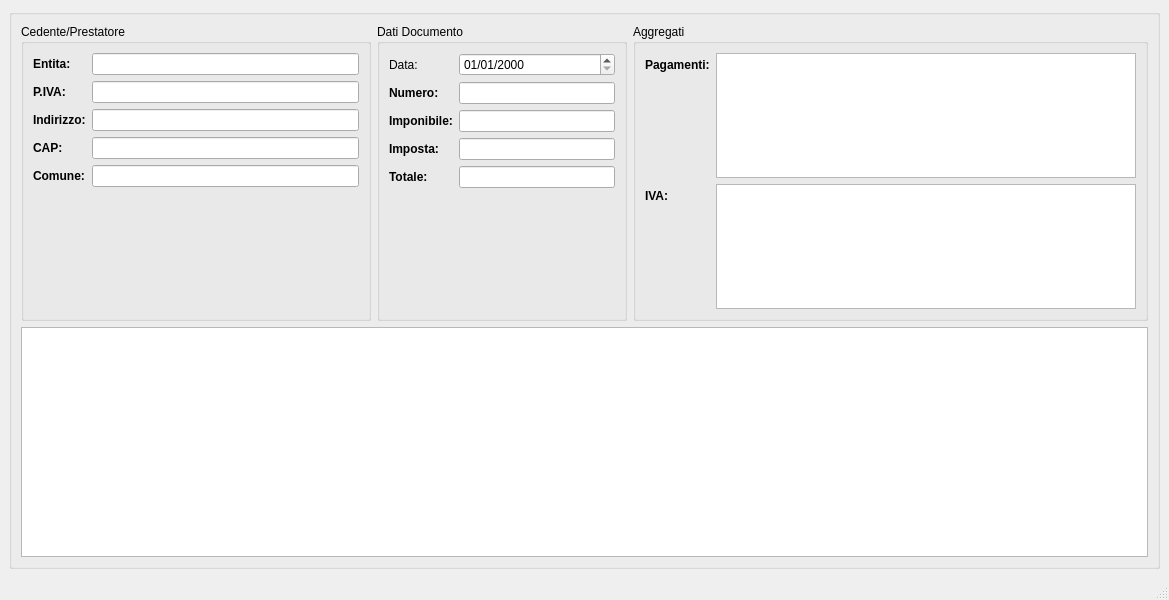
<?xml version="1.0" encoding="UTF-8"?>
<ui version="4.0">
 <class>MainWindow</class>
 <widget class="QMainWindow" name="MainWindow">
  <property name="geometry">
   <rect>
    <x>0</x>
    <y>0</y>
    <width>966</width>
    <height>600</height>
   </rect>
  </property>
  <property name="windowTitle">
   <string>Procurans</string>
  </property>
  <property name="windowIcon">
   <iconset resource="application.qrc">
    <normaloff>:/images/split.png</normaloff>:/images/split.png</iconset>
  </property>
  <widget class="QWidget" name="centralWidget">
   <layout class="QVBoxLayout">
    <property name="spacing">
     <number>6</number>
    </property>
    <property name="leftMargin">
     <number>9</number>
    </property>
    <property name="topMargin">
     <number>9</number>
    </property>
    <property name="rightMargin">
     <number>9</number>
    </property>
    <property name="bottomMargin">
     <number>9</number>
    </property>
    <item>
     <widget class="QGroupBox" name="groupBox">
      <property name="enabled">
       <bool>true</bool>
      </property>
      <property name="title">
       <string/>
      </property>
      <layout class="QVBoxLayout">
       <property name="spacing">
        <number>6</number>
       </property>
       <property name="leftMargin">
        <number>9</number>
       </property>
       <property name="topMargin">
        <number>9</number>
       </property>
       <property name="rightMargin">
        <number>9</number>
       </property>
       <property name="bottomMargin">
        <number>9</number>
       </property>
       <item>
        <layout class="QHBoxLayout" name="horizontalLayout">
         <item>
          <widget class="QGroupBox" name="lheaderGroupBox">
           <property name="sizePolicy">
            <sizepolicy hsizetype="Fixed" vsizetype="Expanding">
             <horstretch>0</horstretch>
             <verstretch>0</verstretch>
            </sizepolicy>
           </property>
           <property name="minimumSize">
            <size>
             <width>350</width>
             <height>0</height>
            </size>
           </property>
           <property name="title">
            <string>Cedente/Prestatore</string>
           </property>
           <property name="alignment">
            <set>Qt::AlignLeading|Qt::AlignLeft|Qt::AlignTop</set>
           </property>
           <layout class="QFormLayout">
            <item row="0" column="0">
             <widget class="QLabel" name="l_entita">
              <property name="text">
               <string>&lt;b&gt;Entita:&lt;/b&gt;</string>
              </property>
             </widget>
            </item>
            <item row="0" column="1">
             <widget class="QLineEdit" name="entitaEdit">
              <property name="enabled">
               <bool>true</bool>
              </property>
              <property name="readOnly">
               <bool>true</bool>
              </property>
             </widget>
            </item>
            <item row="1" column="0">
             <widget class="QLabel" name="l_piva">
              <property name="text">
               <string>&lt;b&gt;P.IVA: &lt;/b&gt;</string>
              </property>
             </widget>
            </item>
            <item row="1" column="1">
             <widget class="QLineEdit" name="pivaEdit">
              <property name="enabled">
               <bool>true</bool>
              </property>
             </widget>
            </item>
            <item row="2" column="0">
             <widget class="QLabel" name="l_indirizzo">
              <property name="text">
               <string>&lt;b&gt;Indirizzo:&lt;/b&gt;</string>
              </property>
             </widget>
            </item>
            <item row="2" column="1">
             <widget class="QLineEdit" name="indirizzoEdit">
              <property name="enabled">
               <bool>true</bool>
              </property>
             </widget>
            </item>
            <item row="3" column="0">
             <widget class="QLabel" name="l_cap">
              <property name="text">
               <string>&lt;b&gt;CAP:&lt;/b&gt;</string>
              </property>
             </widget>
            </item>
            <item row="3" column="1">
             <widget class="QLineEdit" name="capEdit">
              <property name="enabled">
               <bool>true</bool>
              </property>
             </widget>
            </item>
            <item row="4" column="0">
             <widget class="QLabel" name="l_comune">
              <property name="text">
               <string>&lt;b&gt;Comune:&lt;/b&gt;</string>
              </property>
             </widget>
            </item>
            <item row="4" column="1">
             <widget class="QLineEdit" name="comuneEdit">
              <property name="enabled">
               <bool>true</bool>
              </property>
             </widget>
            </item>
           </layout>
          </widget>
         </item>
         <item>
          <widget class="QGroupBox" name="rheaderGroupBox">
           <property name="sizePolicy">
            <sizepolicy hsizetype="Fixed" vsizetype="Expanding">
             <horstretch>0</horstretch>
             <verstretch>0</verstretch>
            </sizepolicy>
           </property>
           <property name="minimumSize">
            <size>
             <width>250</width>
             <height>0</height>
            </size>
           </property>
           <property name="title">
            <string>Dati Documento</string>
           </property>
           <property name="alignment">
            <set>Qt::AlignLeading|Qt::AlignLeft|Qt::AlignTop</set>
           </property>
           <layout class="QFormLayout">
            <item row="0" column="0">
             <widget class="QLabel" name="l_dataemissione">
              <property name="text">
               <string>&lt;b&gt;Data:&lt;/b&gt;</string>
              </property>
             </widget>
            </item>
            <item row="0" column="1">
             <widget class="QDateEdit" name="dataemissioneEdit">
              <property name="enabled">
               <bool>true</bool>
              </property>
              <property name="readOnly">
               <bool>false</bool>
              </property>
              <property name="displayFormat">
               <string>dd/MM/yyyy</string>
              </property>
             </widget>
            </item>
            <item row="1" column="0">
             <widget class="QLabel" name="l_numero">
              <property name="text">
               <string>&lt;b&gt;Numero:&lt;/b&gt;</string>
              </property>
             </widget>
            </item>
            <item row="1" column="1">
             <widget class="QLineEdit" name="numeroEdit">
              <property name="enabled">
               <bool>true</bool>
              </property>
             </widget>
            </item>
            <item row="2" column="0">
             <widget class="QLabel" name="l_imponibile">
              <property name="text">
               <string>&lt;b&gt;Imponibile:&lt;/b&gt;</string>
              </property>
             </widget>
            </item>
            <item row="2" column="1">
             <widget class="QLineEdit" name="imponibileEdit">
              <property name="enabled">
               <bool>true</bool>
              </property>
              <property name="alignment">
               <set>Qt::AlignRight|Qt::AlignTrailing|Qt::AlignVCenter</set>
              </property>
             </widget>
            </item>
            <item row="3" column="0">
             <widget class="QLabel" name="l_imposta">
              <property name="text">
               <string>&lt;b&gt;Imposta:&lt;/b&gt;</string>
              </property>
             </widget>
            </item>
            <item row="3" column="1">
             <widget class="QLineEdit" name="impostaEdit">
              <property name="enabled">
               <bool>true</bool>
              </property>
              <property name="alignment">
               <set>Qt::AlignRight|Qt::AlignTrailing|Qt::AlignVCenter</set>
              </property>
             </widget>
            </item>
            <item row="4" column="0">
             <widget class="QLabel" name="l_totale">
              <property name="text">
               <string>&lt;b&gt;Totale:&lt;/b&gt;</string>
              </property>
             </widget>
            </item>
            <item row="4" column="1">
             <widget class="QLineEdit" name="totaleEdit">
              <property name="enabled">
               <bool>true</bool>
              </property>
              <property name="alignment">
               <set>Qt::AlignRight|Qt::AlignTrailing|Qt::AlignVCenter</set>
              </property>
             </widget>
            </item>
           </layout>
          </widget>
         </item>
         <item>
          <widget class="QGroupBox" name="paymentGroupBox">
           <property name="sizePolicy">
            <sizepolicy hsizetype="Expanding" vsizetype="Expanding">
             <horstretch>0</horstretch>
             <verstretch>0</verstretch>
            </sizepolicy>
           </property>
           <property name="minimumSize">
            <size>
             <width>0</width>
             <height>250</height>
            </size>
           </property>
           <property name="title">
            <string>Aggregati</string>
           </property>
           <property name="alignment">
            <set>Qt::AlignLeading|Qt::AlignLeft|Qt::AlignTop</set>
           </property>
           <layout class="QFormLayout">
            <item row="0" column="0">
             <widget class="QLabel" name="l_payments">
              <property name="text">
               <string>&lt;b&gt;Pagamenti:&lt;/b&gt;</string>
              </property>
             </widget>
            </item>
            <item row="0" column="1">
             <widget class="QTableView" name="paymentsTable">
              <property name="enabled">
               <bool>true</bool>
              </property>
              <property name="sizePolicy">
               <sizepolicy hsizetype="Expanding" vsizetype="Fixed">
                <horstretch>0</horstretch>
                <verstretch>0</verstretch>
               </sizepolicy>
              </property>
              <property name="minimumSize">
               <size>
                <width>420</width>
                <height>125</height>
               </size>
              </property>
              <property name="maximumSize">
               <size>
                <width>16777215</width>
                <height>100</height>
               </size>
              </property>
              <property name="selectionBehavior">
               <enum>QAbstractItemView::SelectRows</enum>
              </property>
             </widget>
            </item>
            <item row="1" column="0">
             <widget class="QLabel" name="l_iva">
              <property name="text">
               <string>&lt;b&gt;IVA:&lt;/b&gt;</string>
              </property>
             </widget>
            </item>
            <item row="1" column="1">
             <widget class="QTableView" name="summaryTable">
              <property name="enabled">
               <bool>true</bool>
              </property>
              <property name="sizePolicy">
               <sizepolicy hsizetype="Expanding" vsizetype="Fixed">
                <horstretch>0</horstretch>
                <verstretch>0</verstretch>
               </sizepolicy>
              </property>
              <property name="minimumSize">
               <size>
                <width>420</width>
                <height>125</height>
               </size>
              </property>
              <property name="maximumSize">
               <size>
                <width>16777215</width>
                <height>100</height>
               </size>
              </property>
              <property name="selectionBehavior">
               <enum>QAbstractItemView::SelectRows</enum>
              </property>
             </widget>
            </item>
           </layout>
          </widget>
         </item>
        </layout>
       </item>
       <item>
        <widget class="QTableView" name="detailsTable">
         <property name="selectionBehavior">
          <enum>QAbstractItemView::SelectRows</enum>
         </property>
        </widget>
       </item>
      </layout>
     </widget>
    </item>
   </layout>
  </widget>
  <widget class="QMenuBar" name="menuBar">
   <property name="geometry">
    <rect>
     <x>0</x>
     <y>0</y>
     <width>966</width>
     <height>22</height>
    </rect>
   </property>
  </widget>
  <widget class="QStatusBar" name="statusBar"/>
 </widget>
 <tabstops>
  <tabstop>entitaEdit</tabstop>
  <tabstop>pivaEdit</tabstop>
  <tabstop>indirizzoEdit</tabstop>
  <tabstop>capEdit</tabstop>
  <tabstop>dataemissioneEdit</tabstop>
  <tabstop>numeroEdit</tabstop>
  <tabstop>detailsTable</tabstop>
  <tabstop>paymentsTable</tabstop>
 </tabstops>
 <resources>
  <include location="application.qrc"/>
 </resources>
 <connections/>
</ui>
